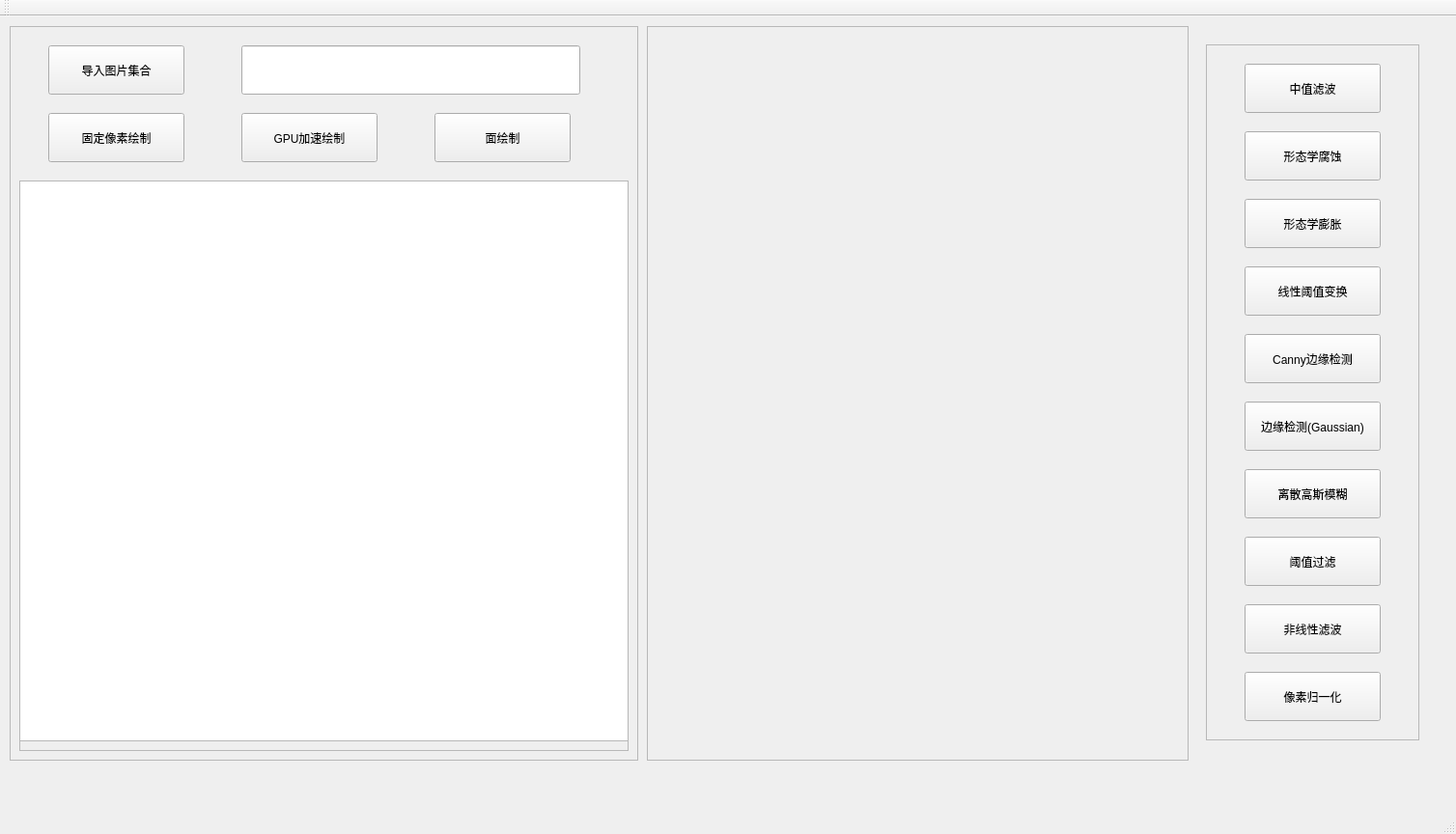
<?xml version="1.0" encoding="UTF-8"?>
<ui version="4.0">
 <class>QtWidgetsAPP1Class</class>
 <widget class="QMainWindow" name="QtWidgetsAPP1Class">
  <property name="geometry">
   <rect>
    <x>0</x>
    <y>0</y>
    <width>1508</width>
    <height>864</height>
   </rect>
  </property>
  <property name="windowTitle">
   <string>QtWidgetsAPP1</string>
  </property>
  <widget class="QWidget" name="centralWidget">
   <widget class="QFrame" name="frame">
    <property name="geometry">
     <rect>
      <x>10</x>
      <y>10</y>
      <width>651</width>
      <height>761</height>
     </rect>
    </property>
    <property name="frameShape">
     <enum>QFrame::StyledPanel</enum>
    </property>
    <property name="frameShadow">
     <enum>QFrame::Raised</enum>
    </property>
    <widget class="QPushButton" name="fileButton">
     <property name="geometry">
      <rect>
       <x>40</x>
       <y>20</y>
       <width>141</width>
       <height>51</height>
      </rect>
     </property>
     <property name="text">
      <string>导入图片集合</string>
     </property>
    </widget>
    <widget class="QLineEdit" name="filePath">
     <property name="geometry">
      <rect>
       <x>240</x>
       <y>20</y>
       <width>351</width>
       <height>51</height>
      </rect>
     </property>
    </widget>
    <widget class="QFrame" name="frame_img">
     <property name="geometry">
      <rect>
       <x>10</x>
       <y>160</y>
       <width>631</width>
       <height>591</height>
      </rect>
     </property>
     <property name="frameShape">
      <enum>QFrame::StyledPanel</enum>
     </property>
     <property name="frameShadow">
      <enum>QFrame::Raised</enum>
     </property>
     <widget class="QListWidget" name="imgListWidget">
      <property name="geometry">
       <rect>
        <x>0</x>
        <y>0</y>
        <width>631</width>
        <height>581</height>
       </rect>
      </property>
     </widget>
    </widget>
    <widget class="QPushButton" name="paintFixed">
     <property name="geometry">
      <rect>
       <x>40</x>
       <y>90</y>
       <width>141</width>
       <height>51</height>
      </rect>
     </property>
     <property name="text">
      <string>固定像素绘制</string>
     </property>
    </widget>
    <widget class="QPushButton" name="paintGPU">
     <property name="geometry">
      <rect>
       <x>240</x>
       <y>90</y>
       <width>141</width>
       <height>51</height>
      </rect>
     </property>
     <property name="text">
      <string>GPU加速绘制</string>
     </property>
    </widget>
    <widget class="QPushButton" name="paintMarching">
     <property name="geometry">
      <rect>
       <x>440</x>
       <y>90</y>
       <width>141</width>
       <height>51</height>
      </rect>
     </property>
     <property name="text">
      <string>面绘制</string>
     </property>
    </widget>
   </widget>
   <widget class="QFrame" name="frame_ImageShow">
    <property name="geometry">
     <rect>
      <x>670</x>
      <y>10</y>
      <width>561</width>
      <height>761</height>
     </rect>
    </property>
    <property name="frameShape">
     <enum>QFrame::StyledPanel</enum>
    </property>
    <property name="frameShadow">
     <enum>QFrame::Raised</enum>
    </property>
    <widget class="QVTKOpenGLNativeWidget" name="qvtkWidget_later" native="true">
     <property name="geometry">
      <rect>
       <x>20</x>
       <y>390</y>
       <width>521</width>
       <height>351</height>
      </rect>
     </property>
    </widget>
    <widget class="QVTKOpenGLNativeWidget" name="qvtkWidget_before" native="true">
     <property name="geometry">
      <rect>
       <x>20</x>
       <y>20</y>
       <width>521</width>
       <height>351</height>
      </rect>
     </property>
    </widget>
   </widget>
   <widget class="QFrame" name="frame_ITKFIilter">
    <property name="geometry">
     <rect>
      <x>1249</x>
      <y>29</y>
      <width>221</width>
      <height>721</height>
     </rect>
    </property>
    <property name="frameShape">
     <enum>QFrame::StyledPanel</enum>
    </property>
    <property name="frameShadow">
     <enum>QFrame::Raised</enum>
    </property>
    <widget class="QPushButton" name="filterButton_median">
     <property name="geometry">
      <rect>
       <x>40</x>
       <y>20</y>
       <width>141</width>
       <height>51</height>
      </rect>
     </property>
     <property name="text">
      <string>中值滤波</string>
     </property>
    </widget>
    <widget class="QPushButton" name="fileButton_Erode">
     <property name="geometry">
      <rect>
       <x>40</x>
       <y>90</y>
       <width>141</width>
       <height>51</height>
      </rect>
     </property>
     <property name="text">
      <string>形态学腐蚀</string>
     </property>
    </widget>
    <widget class="QPushButton" name="fileButton_Dilate">
     <property name="geometry">
      <rect>
       <x>40</x>
       <y>160</y>
       <width>141</width>
       <height>51</height>
      </rect>
     </property>
     <property name="text">
      <string>形态学膨胀</string>
     </property>
    </widget>
    <widget class="QPushButton" name="fileButton_Shift">
     <property name="geometry">
      <rect>
       <x>40</x>
       <y>230</y>
       <width>141</width>
       <height>51</height>
      </rect>
     </property>
     <property name="text">
      <string>线性阈值变换</string>
     </property>
    </widget>
    <widget class="QPushButton" name="fileButton_Canny">
     <property name="geometry">
      <rect>
       <x>40</x>
       <y>300</y>
       <width>141</width>
       <height>51</height>
      </rect>
     </property>
     <property name="text">
      <string>Canny边缘检测</string>
     </property>
    </widget>
    <widget class="QPushButton" name="fileButton_Gaussian">
     <property name="geometry">
      <rect>
       <x>40</x>
       <y>370</y>
       <width>141</width>
       <height>51</height>
      </rect>
     </property>
     <property name="text">
      <string>边缘检测(Gaussian)</string>
     </property>
    </widget>
    <widget class="QPushButton" name="fileButton_Discrete">
     <property name="geometry">
      <rect>
       <x>40</x>
       <y>440</y>
       <width>141</width>
       <height>51</height>
      </rect>
     </property>
     <property name="text">
      <string>离散高斯模糊</string>
     </property>
    </widget>
    <widget class="QPushButton" name="fileButton_Threshold">
     <property name="geometry">
      <rect>
       <x>40</x>
       <y>510</y>
       <width>141</width>
       <height>51</height>
      </rect>
     </property>
     <property name="text">
      <string>阈值过滤</string>
     </property>
    </widget>
    <widget class="QPushButton" name="fileButton_Sigmoid">
     <property name="geometry">
      <rect>
       <x>40</x>
       <y>580</y>
       <width>141</width>
       <height>51</height>
      </rect>
     </property>
     <property name="text">
      <string>非线性滤波</string>
     </property>
    </widget>
    <widget class="QPushButton" name="fileButton_Normal">
     <property name="geometry">
      <rect>
       <x>40</x>
       <y>650</y>
       <width>141</width>
       <height>51</height>
      </rect>
     </property>
     <property name="text">
      <string>像素归一化</string>
     </property>
    </widget>
   </widget>
  </widget>
  <widget class="QMenuBar" name="menuBar">
   <property name="geometry">
    <rect>
     <x>0</x>
     <y>0</y>
     <width>1508</width>
     <height>26</height>
    </rect>
   </property>
  </widget>
  <widget class="QToolBar" name="mainToolBar">
   <attribute name="toolBarArea">
    <enum>TopToolBarArea</enum>
   </attribute>
   <attribute name="toolBarBreak">
    <bool>false</bool>
   </attribute>
  </widget>
  <widget class="QStatusBar" name="statusBar"/>
 </widget>
 <layoutdefault spacing="6" margin="11"/>
 <customwidgets>
  <customwidget>
   <class>QVTKOpenGLNativeWidget</class>
   <extends>QWidget</extends>
   <header>QVTKOpenGLNativeWidget.h</header>
   <container>1</container>
  </customwidget>
 </customwidgets>
 <resources>
  <include location="QtWidgetsAPP1.qrc"/>
 </resources>
 <connections/>
 <slots>
  <slot>clicked_on_fileBtn()</slot>
 </slots>
</ui>
